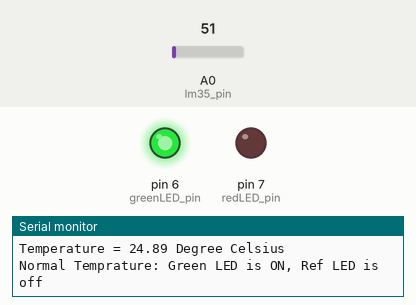
A sketch run on a simulated Arduino Uno, built with avr-gcc and run on an emulated ATmega328P. Shown: output pins drawn as LEDs (lit = HIGH), the last lines printed to the serial monitor. Inputs (shaded band) come from the test bench; at power-on: A0 (lm35_pin) = 51.

Above: at 5.8 s.
5.9 s: A0 (lm35_pin) set to 58
11.9 s: A0 (lm35_pin) set to 69
At 15.9 s:
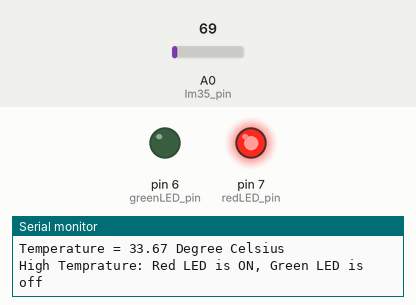
17.9 s: A0 (lm35_pin) set to 61
At 20.5 s:
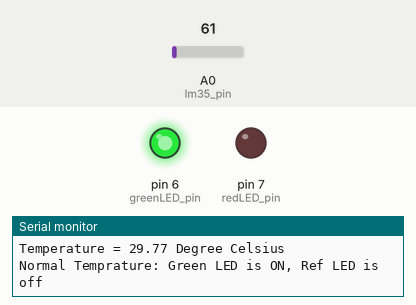
23.9 s: A0 (lm35_pin) set to 71
At 26.3 s:
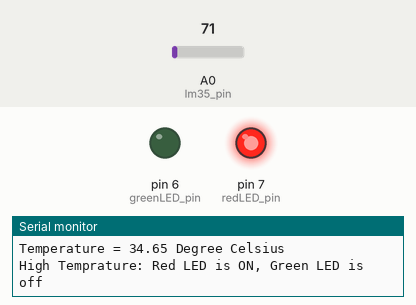
Timing chart, 0 to 27.8 s (numbered marks = the images above; inputs shaded):
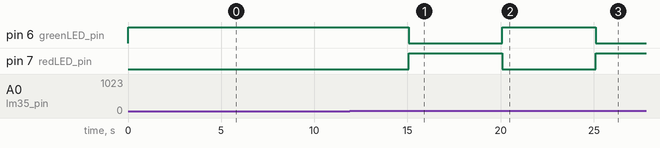

Measured:
- the behaviour switches between 61 and 62 on A0 (lm35_pin) (found by bisection; images 0 and 1)
- after the input at 11.9 s, pin 6 (greenLED_pin): HIGH → LOW after 3.2 s; pin 7 (redLED_pin): LOW → HIGH after 3.2 s
- after the input at 17.9 s, pin 6 (greenLED_pin): LOW → HIGH after 2.2 s; pin 7 (redLED_pin): HIGH → LOW after 2.2 s
- after the input at 23.9 s, pin 6 (greenLED_pin): HIGH → LOW after 1.2 s; pin 7 (redLED_pin): LOW → HIGH after 1.2 s

The sketch:

Project_1.ino
```cpp
////////////////////////////////////////////
///////// Atoms Labs -  @atomslabs /////////
///////// Arduino Kit - Project 1 //////////
////////////////////////////////////////////

const int lm35_pin = A0;
const int greenLED_pin = 6;
const int redLED_pin = 7;
const int maxTemp = 30;

void setup() {
  Serial.begin(9600);
   pinMode(redLED_pin, OUTPUT);
    pinMode(greenLED_pin, OUTPUT);
}

void loop() {
  int temp_adc_val;
  float temp_val;
  temp_adc_val = analogRead(lm35_pin);  /* Read Temperature */
  temp_val = (temp_adc_val * 4.88); /* Convert adc value to equivalent voltage */
  temp_val = (temp_val/10); /* LM35 gives output of 10mv/°C */
  Serial.print("Temperature = ");
  Serial.print(temp_val);
  Serial.print(" Degree Celsius\n");

  if(temp_val>=maxTemp)
  {
    digitalWrite(redLED_pin, HIGH);
    digitalWrite(greenLED_pin, LOW);
    Serial.println("High Temprature: Red LED is ON, Green LED is off");
  }
  else
  {
    digitalWrite(redLED_pin, LOW);
    digitalWrite(greenLED_pin, HIGH);
    Serial.println("Normal Temprature: Green LED is ON, Ref LED is off");
  }
  delay(5000);
}
```
